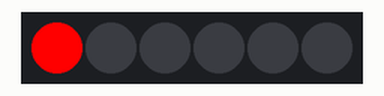
This sketch was run on a simulated Arduino Uno, built with avr-gcc and run on an emulated ATmega328P. Parts: 6 RGB LEDs in strip order, left to right.

Above: at 0.1 s.
At 2.1 s:
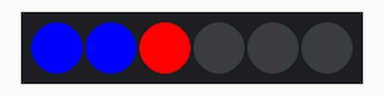
At 4.6 s:
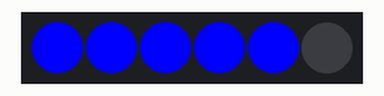
At 12.1 s:
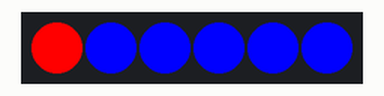
At 19.6 s:
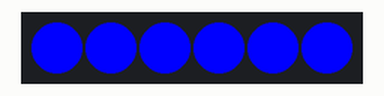
At 39.1 s:
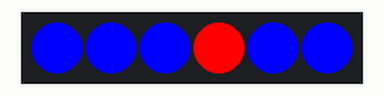
Timing chart, 0 to 40.0 s (numbered marks = the images above):
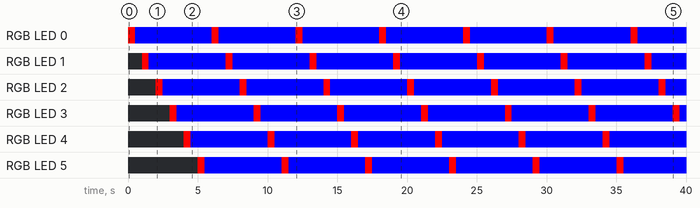

Measured:
- by itself, RGB LED 0–5: alternates RGB(255, 0, 0) for 0.50 s and RGB(0, 0, 255) for 5.5 s
- what the display in image 1 shows lasts 0.5 s, from 2.0 s to 2.5 s

The sketch:

led_strip_blink.ino
```cpp
/// @file    Blink.ino
/// @brief   Blink the first LED of an LED strip
/// @example Blink.ino

#include <FastLED.h>

// How many leds in your strip?
#define NUM_LEDS 6

// For led chips like WS2812, which have a data line, ground, and power, you just
// need to define DATA_PIN.  For led chipsets that are SPI based (four wires - data, clock,
// ground, and power), like the LPD8806 define both DATA_PIN and CLOCK_PIN
// Clock pin only needed for SPI based chipsets when not using hardware SPI
#define DATA_PIN 0
#define CLOCK_PIN 13

// Define the array of leds
CRGB leds[NUM_LEDS];

void setup() {
    FastLED.addLeds<NEOPIXEL, DATA_PIN>(leds, NUM_LEDS);  // GRB ordering is assumed
}

void loop() {
  for (int j = 0; j < 6; j++) {
    // Turn the LED on, then pause
    leds[j] = CRGB::Red;
    FastLED.show();
    delay(500);
    // Now turn the LED off, then pause
    leds[j] = CRGB::Blue;
    FastLED.show();
    delay(500);
  }
}
```
